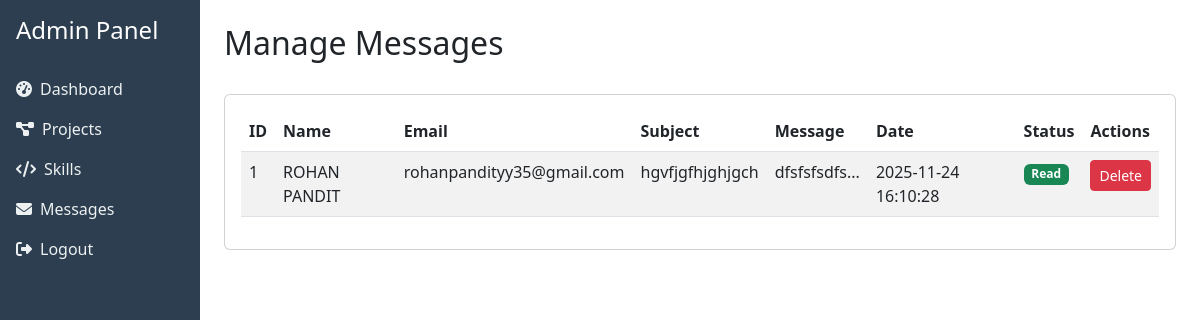
/admin/messages (signed in), run on the app's committed database.
### tables this page shows
CREATE TABLE messages
                     (id INTEGER PRIMARY KEY AUTOINCREMENT,
                      name TEXT NOT NULL,
                      email TEXT NOT NULL,
                      subject TEXT NOT NULL,
                      message TEXT NOT NULL,
                      created_at TIMESTAMP DEFAULT CURRENT_TIMESTAMP,
                      read_status INTEGER DEFAULT 0);

### app.py (the view)
@app.route('/admin/messages')
def admin_messages():
    if not session.get('admin_logged_in'):
        return redirect(url_for('admin_login'))
    try:
        conn = get_db_connection()
        messages = conn.execute('SELECT * FROM messages ORDER BY created_at DESC').fetchall()
        conn.close()
        return render_template('admin_messages.html', messages=messages)
    except Exception as e:
        return f"Error loading messages: {e}"

### app.py (called while the page is built)
def get_db_connection():
    conn = sqlite3.connect('database.db')
    conn.row_factory = sqlite3.Row
    return conn

### templates/admin_messages.html (shortened to what this page needs)
<!DOCTYPE html>
<html lang="en">
<head>
    <link href="https://cdn.jsdelivr.net/npm/bootstrap@5.3.0/dist/css/bootstrap.min.css" rel="stylesheet">
    <link href="https://cdnjs.cloudflare.com/ajax/libs/font-awesome/6.4.0/css/all.min.css" rel="stylesheet">
</head>
<body>
    <div class="container-fluid">
        <div class="row">
            <div class="col-md-3 col-lg-2 sidebar p-0">
                <div class="p-3">
                    <h4 class="text-white">Admin Panel</h4>
                </div>
                <nav class="nav flex-column">
                    <a class="nav-link" href="/admin">
                        <i class="fas fa-tachometer-alt me-2"></i>Dashboard
                    </a>
                    <a class="nav-link" href="/admin/projects">
                        <i class="fas fa-project-diagram me-2"></i>Projects
                    </a>
                    <a class="nav-link" href="/admin/skills">
                        <i class="fas fa-code me-2"></i>Skills
                    </a>
                    <a class="nav-link active" href="/admin/messages">
                        <i class="fas fa-envelope me-2"></i>Messages
                    </a>
                    <a class="nav-link" href="/admin/logout">
                        <i class="fas fa-sign-out-alt me-2"></i>Logout
                    </a>
                </nav>
            </div>
            <div class="col-md-9 col-lg-10 ml-sm-auto px-4 py-4">
                <div class="d-flex justify-content-between align-items-center mb-4">
                    <h2>Manage Messages</h2>
                </div>
                <div class="card">
                    <div class="card-body">
                        {% if messages %}
                        <div class="table-responsive">
                            <table class="table table-striped">
                                <thead>
                                    <tr>
                                        <th>ID</th>
                                        <th>Name</th>
                                        <th>Email</th>
                                        <th>Subject</th>
                                        <th>Message</th>
                                        <th>Date</th>
                                        <th>Status</th>
                                        <th>Actions</th>
                                    </tr>
                                </thead>
                                <tbody>
                                    {% for message in messages %}
                                    <tr class="{% if not message['read_status'] %}unread{% endif %}">
                                        <td>{{ message['id'] }}</td>
                                        <td>{{ message['name'] }}</td>
                                        <td>{{ message['email'] }}</td>
                                        <td>{{ message['subject'] }}</td>
                                        <td>{{ message['message'][:50] }}...</td>
                                        <td>{{ message['created_at'] }}</td>
                                        <td>
                                            {% if message['read_status'] %}
                                            <span class="badge bg-success">Read</span>
                                            {% else %}
                                            <span class="badge bg-warning">Unread</span>
                                            {% endif %}
                                        </td>
                                        <td>
                                            <button class="btn btn-sm btn-danger" onclick="deleteMessage({{ message['id'] }})">Delete</button>
                                        </td>
                                    </tr>
                                    {% endfor %}
                                </tbody>
                            </table>
                        </div>
                        {% else %}
                        <p class="text-muted">No messages found.</p>
                        {% endif %}
                    </div>
                </div>
            </div>
        </div>
    </div>
</body>
</html>

### templates/admin_messages.html (style rules this page uses)
.sidebar { min-height: 100vh; background: #2c3e50; }
.sidebar .nav-link { color: #ecf0f1; }

### data on the page
messages: id "1", name "ROHAN PANDIT", email "rohanpandityy35@gmail.com", subject "hgvfjgfhjghjgch", message "dfsfsfsdfs", created_at "2025-11-24 16:10:28", read_status "Read"
